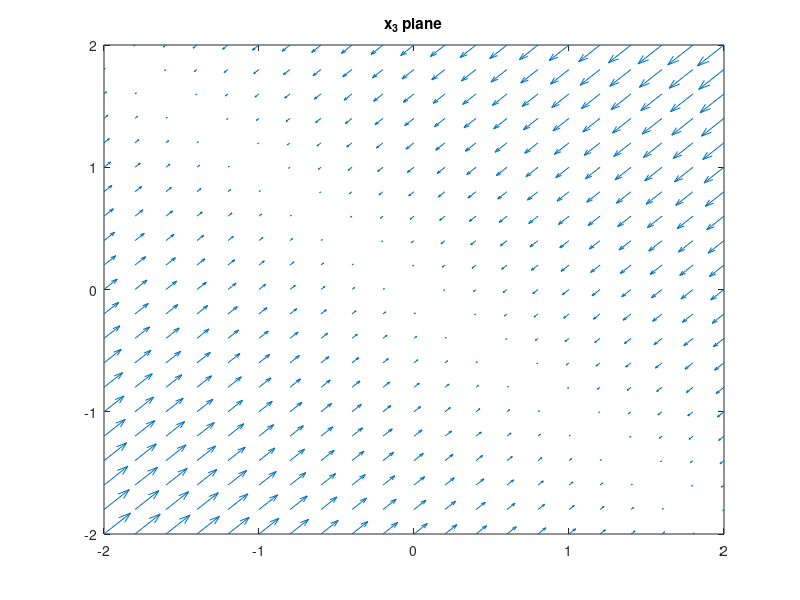
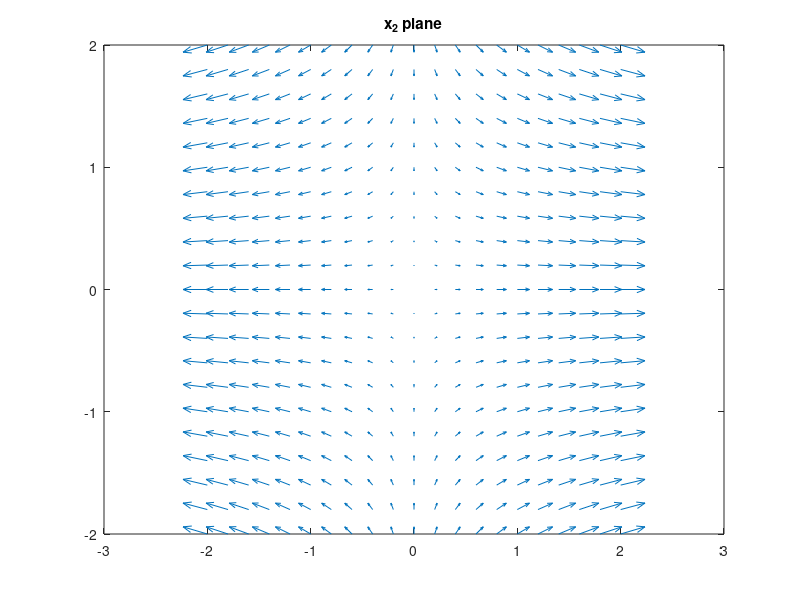
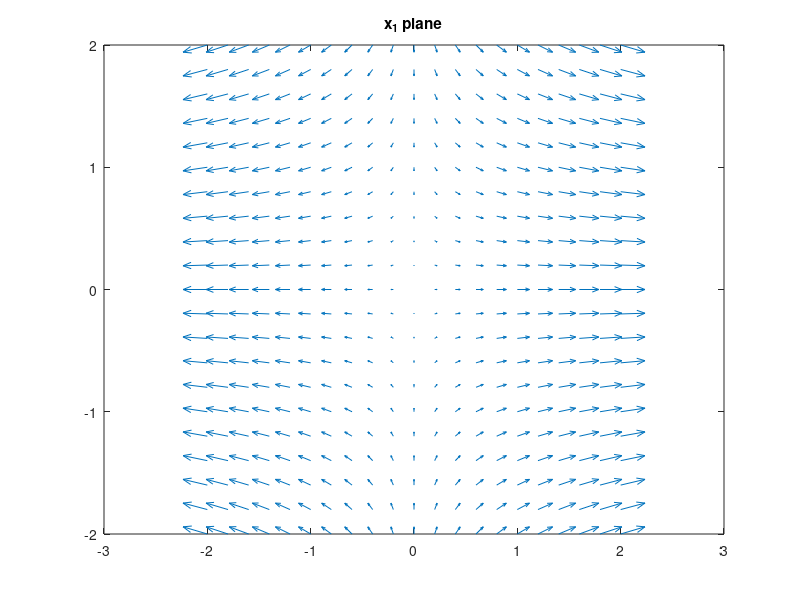
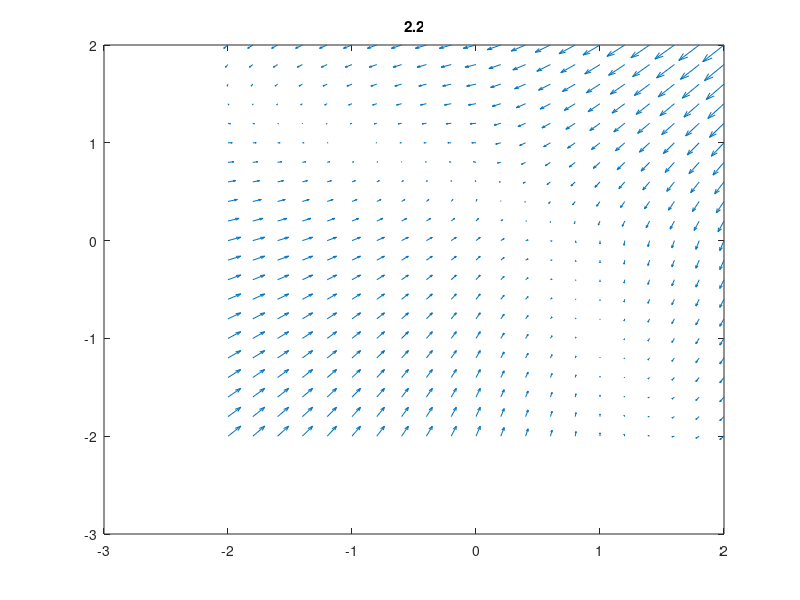

Write MATLAB code to recreate these figures, in order. (Note: this script raises an error after producing the figures.)
A=[-1/2 -1/2 0;-1/2 -1/2 0;0 0 2 ];
[V,D]=eig(A);


%x_3 plane
x=-2:.2:2;
y=x;
v=zeros(length(x),length(y));
u=zeros(length(x),length(y));
for i=1:length(x)
    for j=1:length(y)
            vel=A*[x(i);y(j);0];
            v(i,j)=vel(1);
            u(i,j)=vel(2);
    end
end
figure
quiver(x,y,u,v)

title('x_3 plane')
saveas(gcf,'1_2_x_3.png');
%x_2 plane
x=-2:.2:2;
z=x;
v=zeros(length(x),length(z));
u=zeros(length(x),length(z));

for i=1:length(x)
    for j=1:length(z)
            vel=A*[x(i);0;z(j)];
            v(i,j)=vel(1);
            u(i,j)=vel(3);
    end
end
figure
quiver(x,z,u,v)
title('x_2 plane')
saveas(gcf,'1_2_x_2.png');
%x1 plane
y=-2:.2:2;
z=y;

v=zeros(length(y),length(z));
u=zeros(length(y),length(z));

for i=1:length(y)
    for j=1:length(z)
            vel=A*[0;y(i);z(j)];
            v(i,j)=vel(2);
            u(i,j)=vel(3);
    end
end
figure
quiver(x,y,u,v)

title('x_1 plane')
saveas(gcf,'1_2_x_1.png');
%Ex_2

x=-2:.2:2;
y=x;
v=zeros(length(x),length(y));
u=zeros(length(x),length(y));
for i=1:length(x)
    for j=1:length(y)
            vel=-[x(i);y(j)]-2*[0 1;1 0]*[max(0,x(i));max(0,y(j))]+[1;1];
            v(i,j)=vel(1);
            u(i,j)=vel(2);
    end
end
figure
quiver(x,y,u,v)
title('2.2')

saveas(gcf,'2_2.png');

x=-2:.2:2;
y=x;
v=zeros(length(x),length(y));
u=zeros(length(x),length(y));
for i=1:length(x)
    for j=1:length(y)
            vel=-[x(i);y(j)]-2*[0 1;1 0]*[max(0,x(i));max(0,y(j))]+[1.2;1];
            v(i,j)=vel(1);
            u(i,j)=vel(2);
    end
end
figure
quiver(x,y,u,v)
title('2.5.1')
saveas(gcf,'2_5_1.png');

x=-2:.2:2;
y=x;
v=zeros(length(x),length(y));
u=zeros(length(x),length(y));
for i=1:length(x)
    for j=1:length(y)
            vel=-[x(i);y(j)]-2*[0 1;1 0]*[max(0,x(i));max(0,y(j))]+[1;1.2];
            v(i,j)=vel(1);
            u(i,j)=vel(2);
    end
end
figure
quiver(x,y,u,v)
title('2.5.2')

saveas(gcf,'2_5_2.png');


x=-2:.2:2;
y=x;
v=zeros(length(x),length(y));
u=zeros(length(x),length(y));
for i=1:length(x)
    for j=1:length(y)
            vel=-[x(i);y(j)]+2*[0 1;1 0]*[max(0,x(i));max(0,y(j))]+[1;1];
            v(i,j)=vel(1);
            u(i,j)=vel(2);
    end
end
figure
quiver(x,y,u,v)
title('2.6')

saveas(gcf,'2_6.png');

x=-2:.2:2;
y=x;
v=zeros(length(x),length(y));
u=zeros(length(x),length(y));
for i=1:length(x)
    for j=1:length(y)
            
            vel=-[x(i);y(j)]+2*[0 1;1 0]*[step(x(i));step(y(j))]+[1;1];
            v(i,j)=vel(1);
            u(i,j)=vel(2);
    end
end
figure
quiver(x,y,u,v)
title('2.7')

saveas(gcf,'2_7.png');
